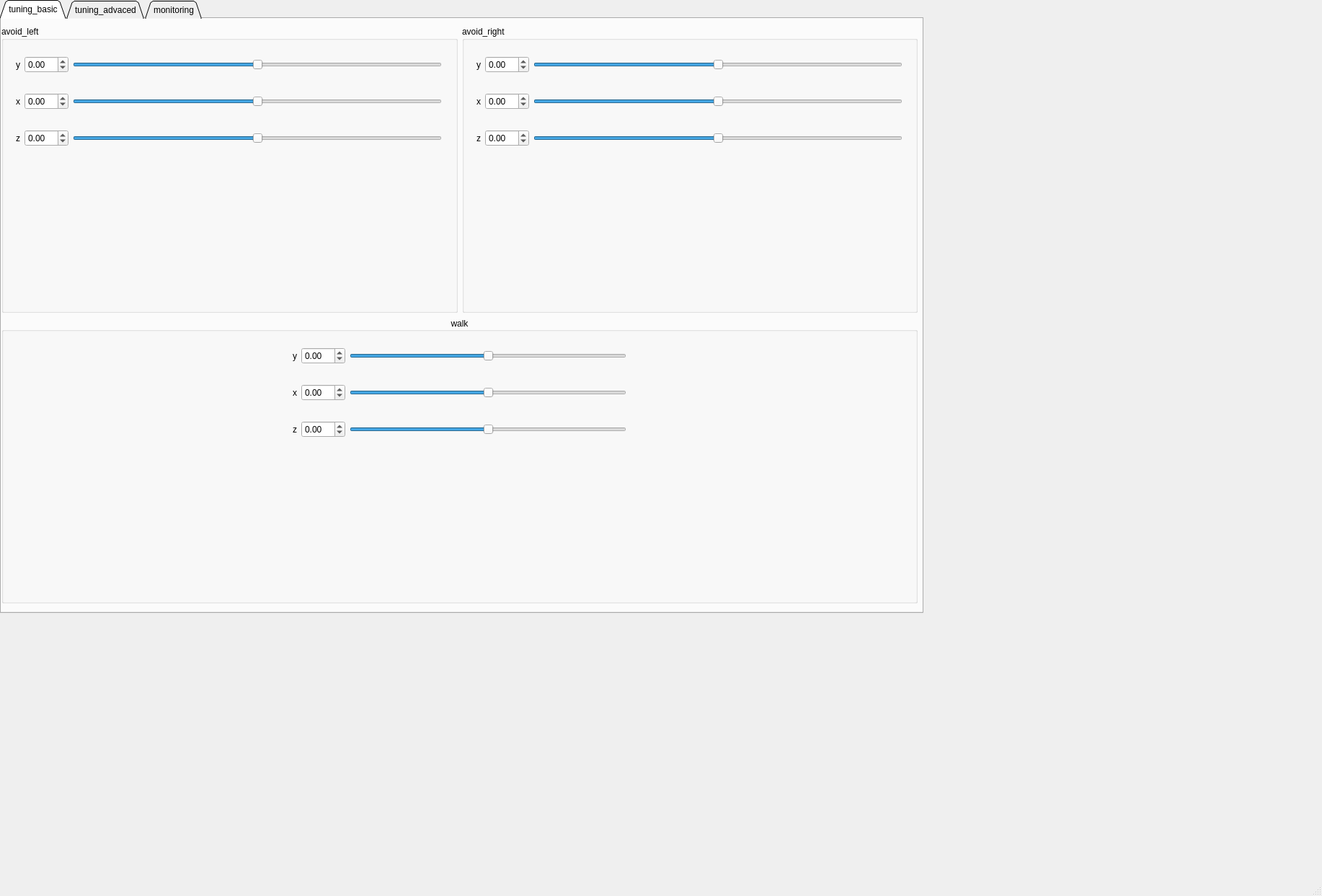
<?xml version="1.0" encoding="UTF-8"?>
<ui version="4.0">
 <class>MainWindow</class>
 <widget class="QMainWindow" name="MainWindow">
  <property name="geometry">
   <rect>
    <x>0</x>
    <y>0</y>
    <width>1834</width>
    <height>1243</height>
   </rect>
  </property>
  <property name="windowTitle">
   <string>MainWindow</string>
  </property>
  <widget class="QWidget" name="centralwidget">
   <widget class="QWidget" name="gridLayoutWidget">
    <property name="geometry">
     <rect>
      <x>0</x>
      <y>0</y>
      <width>1281</width>
      <height>851</height>
     </rect>
    </property>
    <layout class="QGridLayout" name="gridLayout">
     <item row="0" column="0">
      <widget class="QTabWidget" name="tabWidget">
       <property name="enabled">
        <bool>true</bool>
       </property>
       <property name="tabShape">
        <enum>QTabWidget::Triangular</enum>
       </property>
       <property name="currentIndex">
        <number>0</number>
       </property>
       <widget class="QWidget" name="tab">
        <attribute name="title">
         <string>tuning_basic</string>
        </attribute>
        <widget class="QWidget" name="verticalLayoutWidget">
         <property name="geometry">
          <rect>
           <x>0</x>
           <y>10</y>
           <width>1271</width>
           <height>801</height>
          </rect>
         </property>
         <layout class="QVBoxLayout" name="verticalLayout">
          <item>
           <layout class="QGridLayout" name="gridLayout_4">
            <item row="0" column="0">
             <widget class="QGroupBox" name="groupBox_avoid_l">
              <property name="title">
               <string>avoid_left</string>
              </property>
              <widget class="QWidget" name="gridLayoutWidget_4">
               <property name="geometry">
                <rect>
                 <x>0</x>
                 <y>20</y>
                 <width>631</width>
                 <height>171</height>
                </rect>
               </property>
               <layout class="QGridLayout" name="gridLayout_walk_2">
                <property name="leftMargin">
                 <number>20</number>
                </property>
                <property name="rightMargin">
                 <number>20</number>
                </property>
                <item row="0" column="2">
                 <widget class="QSlider" name="horizontalSlider_y_2">
                  <property name="minimum">
                   <number>-50</number>
                  </property>
                  <property name="maximum">
                   <number>50</number>
                  </property>
                  <property name="orientation">
                   <enum>Qt::Horizontal</enum>
                  </property>
                 </widget>
                </item>
                <item row="2" column="2">
                 <widget class="QSlider" name="horizontalSlider_z_2">
                  <property name="minimum">
                   <number>-50</number>
                  </property>
                  <property name="maximum">
                   <number>50</number>
                  </property>
                  <property name="orientation">
                   <enum>Qt::Horizontal</enum>
                  </property>
                 </widget>
                </item>
                <item row="1" column="0">
                 <widget class="QLabel" name="label_x_2">
                  <property name="text">
                   <string>x</string>
                  </property>
                  <property name="alignment">
                   <set>Qt::AlignCenter</set>
                  </property>
                 </widget>
                </item>
                <item row="0" column="0">
                 <widget class="QLabel" name="label_y_2">
                  <property name="text">
                   <string>y</string>
                  </property>
                  <property name="alignment">
                   <set>Qt::AlignCenter</set>
                  </property>
                 </widget>
                </item>
                <item row="1" column="1">
                 <widget class="QDoubleSpinBox" name="doubleSpinBox_x_2">
                  <property name="minimum">
                   <double>-50.000000000000000</double>
                  </property>
                  <property name="maximum">
                   <double>50.000000000000000</double>
                  </property>
                  <property name="singleStep">
                   <double>0.100000000000000</double>
                  </property>
                 </widget>
                </item>
                <item row="2" column="1">
                 <widget class="QDoubleSpinBox" name="doubleSpinBox_z_2">
                  <property name="minimum">
                   <double>-50.000000000000000</double>
                  </property>
                  <property name="maximum">
                   <double>50.000000000000000</double>
                  </property>
                 </widget>
                </item>
                <item row="0" column="1">
                 <widget class="QDoubleSpinBox" name="doubleSpinBox_y_2">
                  <property name="minimum">
                   <double>-50.000000000000000</double>
                  </property>
                  <property name="maximum">
                   <double>50.000000000000000</double>
                  </property>
                  <property name="singleStep">
                   <double>0.100000000000000</double>
                  </property>
                 </widget>
                </item>
                <item row="2" column="0">
                 <widget class="QLabel" name="label_z_2">
                  <property name="text">
                   <string>z</string>
                  </property>
                  <property name="alignment">
                   <set>Qt::AlignCenter</set>
                  </property>
                 </widget>
                </item>
                <item row="1" column="2">
                 <widget class="QSlider" name="horizontalSlider_x_2">
                  <property name="minimum">
                   <number>-50</number>
                  </property>
                  <property name="maximum">
                   <number>50</number>
                  </property>
                  <property name="orientation">
                   <enum>Qt::Horizontal</enum>
                  </property>
                 </widget>
                </item>
               </layout>
              </widget>
             </widget>
            </item>
            <item row="0" column="1">
             <widget class="QGroupBox" name="groupBox_avoid_r">
              <property name="title">
               <string>avoid_right</string>
              </property>
              <widget class="QWidget" name="gridLayoutWidget_5">
               <property name="geometry">
                <rect>
                 <x>0</x>
                 <y>20</y>
                 <width>631</width>
                 <height>171</height>
                </rect>
               </property>
               <layout class="QGridLayout" name="gridLayout_walk_3">
                <property name="leftMargin">
                 <number>20</number>
                </property>
                <property name="rightMargin">
                 <number>20</number>
                </property>
                <item row="0" column="2">
                 <widget class="QSlider" name="horizontalSlider_y_3">
                  <property name="minimum">
                   <number>-50</number>
                  </property>
                  <property name="maximum">
                   <number>50</number>
                  </property>
                  <property name="orientation">
                   <enum>Qt::Horizontal</enum>
                  </property>
                 </widget>
                </item>
                <item row="1" column="0">
                 <widget class="QLabel" name="label_x_3">
                  <property name="text">
                   <string>x</string>
                  </property>
                  <property name="alignment">
                   <set>Qt::AlignCenter</set>
                  </property>
                 </widget>
                </item>
                <item row="0" column="0">
                 <widget class="QLabel" name="label_y_3">
                  <property name="text">
                   <string>y</string>
                  </property>
                  <property name="alignment">
                   <set>Qt::AlignCenter</set>
                  </property>
                 </widget>
                </item>
                <item row="1" column="1">
                 <widget class="QDoubleSpinBox" name="doubleSpinBox_x_3">
                  <property name="minimum">
                   <double>-50.000000000000000</double>
                  </property>
                  <property name="maximum">
                   <double>50.000000000000000</double>
                  </property>
                  <property name="singleStep">
                   <double>0.100000000000000</double>
                  </property>
                 </widget>
                </item>
                <item row="1" column="2">
                 <widget class="QSlider" name="horizontalSlider_x_3">
                  <property name="minimum">
                   <number>-50</number>
                  </property>
                  <property name="maximum">
                   <number>50</number>
                  </property>
                  <property name="orientation">
                   <enum>Qt::Horizontal</enum>
                  </property>
                 </widget>
                </item>
                <item row="2" column="1">
                 <widget class="QDoubleSpinBox" name="doubleSpinBox_z_3">
                  <property name="minimum">
                   <double>-50.000000000000000</double>
                  </property>
                  <property name="maximum">
                   <double>50.000000000000000</double>
                  </property>
                 </widget>
                </item>
                <item row="2" column="2">
                 <widget class="QSlider" name="horizontalSlider_z_3">
                  <property name="minimum">
                   <number>-50</number>
                  </property>
                  <property name="maximum">
                   <number>50</number>
                  </property>
                  <property name="orientation">
                   <enum>Qt::Horizontal</enum>
                  </property>
                 </widget>
                </item>
                <item row="0" column="1">
                 <widget class="QDoubleSpinBox" name="doubleSpinBox_y_3">
                  <property name="minimum">
                   <double>-50.000000000000000</double>
                  </property>
                  <property name="maximum">
                   <double>50.000000000000000</double>
                  </property>
                  <property name="singleStep">
                   <double>0.100000000000000</double>
                  </property>
                 </widget>
                </item>
                <item row="2" column="0">
                 <widget class="QLabel" name="label_z_3">
                  <property name="text">
                   <string>z</string>
                  </property>
                  <property name="alignment">
                   <set>Qt::AlignCenter</set>
                  </property>
                 </widget>
                </item>
               </layout>
              </widget>
             </widget>
            </item>
           </layout>
          </item>
          <item>
           <widget class="QGroupBox" name="groupBox_walk">
            <property name="title">
             <string>walk</string>
            </property>
            <property name="alignment">
             <set>Qt::AlignCenter</set>
            </property>
            <widget class="QWidget" name="horizontalLayoutWidget">
             <property name="geometry">
              <rect>
               <x>0</x>
               <y>20</y>
               <width>1271</width>
               <height>171</height>
              </rect>
             </property>
             <layout class="QHBoxLayout" name="horizontalLayout">
              <item>
               <layout class="QGridLayout" name="gridLayout_walk" rowminimumheight="0,3,0">
                <property name="leftMargin">
                 <number>20</number>
                </property>
                <property name="rightMargin">
                 <number>20</number>
                </property>
                <item row="0" column="3">
                 <widget class="QSlider" name="horizontalSlider_y">
                  <property name="minimum">
                   <number>-50</number>
                  </property>
                  <property name="maximum">
                   <number>50</number>
                  </property>
                  <property name="orientation">
                   <enum>Qt::Horizontal</enum>
                  </property>
                 </widget>
                </item>
                <item row="1" column="1">
                 <widget class="QLabel" name="label_x">
                  <property name="text">
                   <string>x</string>
                  </property>
                  <property name="alignment">
                   <set>Qt::AlignCenter</set>
                  </property>
                 </widget>
                </item>
                <item row="0" column="1">
                 <widget class="QLabel" name="label_y">
                  <property name="text">
                   <string>y</string>
                  </property>
                  <property name="alignment">
                   <set>Qt::AlignCenter</set>
                  </property>
                 </widget>
                </item>
                <item row="1" column="2">
                 <widget class="QDoubleSpinBox" name="doubleSpinBox_x">
                  <property name="minimum">
                   <double>-50.000000000000000</double>
                  </property>
                  <property name="maximum">
                   <double>50.000000000000000</double>
                  </property>
                  <property name="singleStep">
                   <double>0.100000000000000</double>
                  </property>
                 </widget>
                </item>
                <item row="1" column="3">
                 <widget class="QSlider" name="horizontalSlider_x">
                  <property name="minimum">
                   <number>-50</number>
                  </property>
                  <property name="maximum">
                   <number>50</number>
                  </property>
                  <property name="orientation">
                   <enum>Qt::Horizontal</enum>
                  </property>
                 </widget>
                </item>
                <item row="1" column="4">
                 <spacer name="horizontalSpacer_2">
                  <property name="orientation">
                   <enum>Qt::Horizontal</enum>
                  </property>
                  <property name="sizeHint" stdset="0">
                   <size>
                    <width>20</width>
                    <height>20</height>
                   </size>
                  </property>
                 </spacer>
                </item>
                <item row="2" column="2">
                 <widget class="QDoubleSpinBox" name="doubleSpinBox_z">
                  <property name="minimum">
                   <double>-50.000000000000000</double>
                  </property>
                  <property name="maximum">
                   <double>50.000000000000000</double>
                  </property>
                 </widget>
                </item>
                <item row="2" column="3">
                 <widget class="QSlider" name="horizontalSlider_z">
                  <property name="minimum">
                   <number>-50</number>
                  </property>
                  <property name="maximum">
                   <number>50</number>
                  </property>
                  <property name="orientation">
                   <enum>Qt::Horizontal</enum>
                  </property>
                 </widget>
                </item>
                <item row="0" column="2">
                 <widget class="QDoubleSpinBox" name="doubleSpinBox_y">
                  <property name="minimum">
                   <double>-50.000000000000000</double>
                  </property>
                  <property name="maximum">
                   <double>50.000000000000000</double>
                  </property>
                  <property name="singleStep">
                   <double>0.100000000000000</double>
                  </property>
                 </widget>
                </item>
                <item row="2" column="1">
                 <widget class="QLabel" name="label_z">
                  <property name="text">
                   <string>z</string>
                  </property>
                  <property name="alignment">
                   <set>Qt::AlignCenter</set>
                  </property>
                 </widget>
                </item>
                <item row="1" column="0">
                 <spacer name="horizontalSpacer">
                  <property name="orientation">
                   <enum>Qt::Horizontal</enum>
                  </property>
                  <property name="sizeHint" stdset="0">
                   <size>
                    <width>20</width>
                    <height>20</height>
                   </size>
                  </property>
                 </spacer>
                </item>
               </layout>
              </item>
             </layout>
            </widget>
           </widget>
          </item>
          <item>
           <layout class="QGridLayout" name="gridLayout_5"/>
          </item>
          <item>
           <layout class="QVBoxLayout" name="verticalLayout_2"/>
          </item>
         </layout>
        </widget>
       </widget>
       <widget class="QWidget" name="tab_3">
        <attribute name="title">
         <string>tuning_advaced</string>
        </attribute>
       </widget>
       <widget class="QWidget" name="tab_2">
        <attribute name="title">
         <string>monitoring</string>
        </attribute>
       </widget>
      </widget>
     </item>
    </layout>
   </widget>
  </widget>
  <widget class="QMenuBar" name="menubar">
   <property name="geometry">
    <rect>
     <x>0</x>
     <y>0</y>
     <width>1834</width>
     <height>22</height>
    </rect>
   </property>
  </widget>
  <widget class="QStatusBar" name="statusbar"/>
 </widget>
 <resources/>
 <connections/>
</ui>
